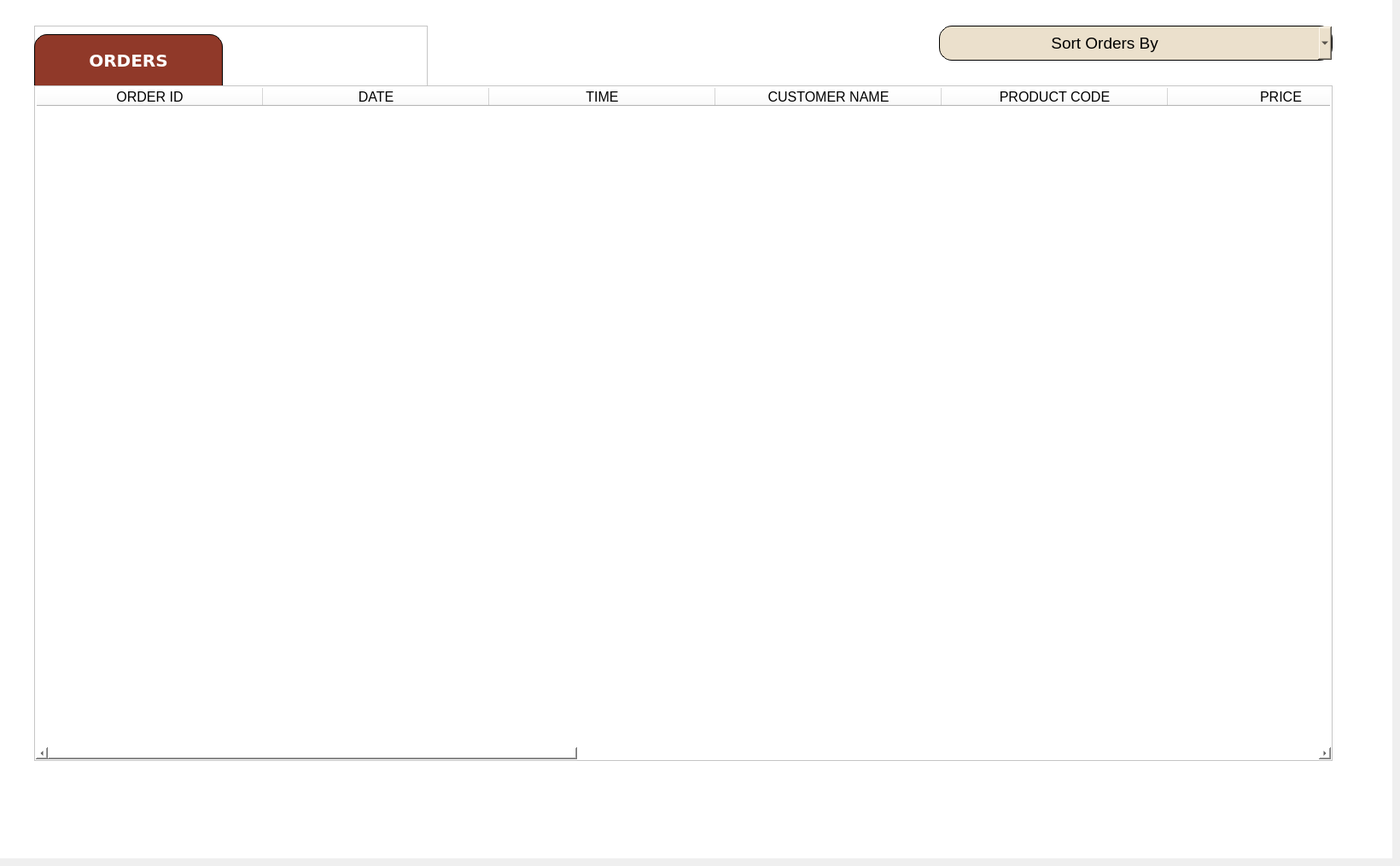
    <widget class="QWidget" name="Orders_page">
     <widget class="QWidget" name="orders_inview" native="true">
      <property name="geometry">
       <rect>
        <x>0</x>
        <y>0</y>
        <width>1631</width>
        <height>1005</height>
       </rect>
      </property>
      <property name="styleSheet">
       <string notr="true">background-color:#ffffff;</string>
      </property>
      <widget class="QFrame" name="frame_29">
       <property name="geometry">
        <rect>
         <x>40</x>
         <y>30</y>
         <width>461</width>
         <height>71</height>
        </rect>
       </property>
       <property name="frameShape">
        <enum>QFrame::StyledPanel</enum>
       </property>
       <property name="frameShadow">
        <enum>QFrame::Raised</enum>
       </property>
       <widget class="QLabel" name="label_5">
        <property name="geometry">
         <rect>
          <x>0</x>
          <y>10</y>
          <width>221</width>
          <height>61</height>
         </rect>
        </property>
        <property name="font">
         <font>
          <family>Verdana</family>
          <pointsize>15</pointsize>
          <weight>87</weight>
          <bold>true</bold>
         </font>
        </property>
        <property name="styleSheet">
         <string notr="true">
    background-color: #903929;
    color: white;
    font-weight: 700;
    border: 1px solid #000000; 
    padding: 10px;
    font-family: &quot;Verdana&quot;, sans-serif; 
    text-align: center;

    /* Only top corners curved */
    border-top-left-radius: 15px;
    border-top-right-radius: 15px;
    border-bottom-left-radius: 0px;
    border-bottom-right-radius: 0px;

</string>
        </property>
        <property name="text">
         <string>ORDERS</string>
        </property>
        <property name="alignment">
         <set>Qt::AlignCenter</set>
        </property>
       </widget>
      </widget>
      <widget class="QTableWidget" name="tableWidget_ORDERS">
       <property name="geometry">
        <rect>
         <x>40</x>
         <y>100</y>
         <width>1521</width>
         <height>791</height>
        </rect>
       </property>
       <property name="styleSheet">
        <string notr="true">padding: 1;</string>
       </property>
       <attribute name="horizontalHeaderDefaultSectionSize">
        <number>265</number>
       </attribute>
       <column>
        <property name="text">
         <string>ORDER ID</string>
        </property>
        <property name="font">
         <font>
          <pointsize>12</pointsize>
         </font>
        </property>
       </column>
       <column>
        <property name="text">
         <string>DATE</string>
        </property>
        <property name="font">
         <font>
          <pointsize>12</pointsize>
         </font>
        </property>
       </column>
       <column>
        <property name="text">
         <string>TIME</string>
        </property>
        <property name="font">
         <font>
          <pointsize>12</pointsize>
         </font>
        </property>
       </column>
       <column>
        <property name="text">
         <string>CUSTOMER NAME</string>
        </property>
        <property name="font">
         <font>
          <pointsize>12</pointsize>
         </font>
        </property>
       </column>
       <column>
        <property name="text">
         <string>PRODUCT CODE</string>
        </property>
        <property name="font">
         <font>
          <pointsize>12</pointsize>
         </font>
        </property>
       </column>
       <column>
        <property name="text">
         <string>PRICE</string>
        </property>
        <property name="font">
         <font>
          <pointsize>12</pointsize>
         </font>
        </property>
       </column>
       <column>
        <property name="text">
         <string>QUANTITY</string>
        </property>
        <property name="font">
         <font>
          <pointsize>12</pointsize>
         </font>
        </property>
       </column>
       <column>
        <property name="text">
         <string>BULK DISCOUNT</string>
        </property>
        <property name="font">
         <font>
          <pointsize>12</pointsize>
         </font>
        </property>
       </column>
       <column>
        <property name="text">
         <string>SERVICE ID</string>
        </property>
        <property name="font">
         <font>
          <pointsize>12</pointsize>
         </font>
        </property>
       </column>
       <column>
        <property name="text">
         <string>TOTAL AMOUNT</string>
        </property>
        <property name="font">
         <font>
          <pointsize>12</pointsize>
         </font>
        </property>
       </column>
       <column>
        <property name="text">
         <string>CUSTOMER ADDRESS</string>
        </property>
        <property name="font">
         <font>
          <pointsize>12</pointsize>
         </font>
        </property>
       </column>
       <column>
        <property name="text">
         <string>CUSTOMER CONTACT</string>
        </property>
        <property name="font">
         <font>
          <pointsize>12</pointsize>
         </font>
        </property>
       </column>
      </widget>
      <widget class="QComboBox" name="comboBox_SortORDERS_high_low">
       <property name="geometry">
        <rect>
         <x>1100</x>
         <y>30</y>
         <width>461</width>
         <height>41</height>
        </rect>
       </property>
       <property name="font">
        <font>
         <pointsize>14</pointsize>
        </font>
       </property>
       <property name="styleSheet">
        <string notr="true">    background-color: #ebe0cc;
    border-radius: 15px;
border: 1px solid #000000; 
text-align: center;</string>
       </property>
       <item>
        <property name="text">
         <string>                        Sort Orders By</string>
        </property>
       </item>
       <item>
        <property name="text">
         <string>  TOTAL AMOUNT (HIGHEST TO LOWEST)</string>
        </property>
       </item>
       <item>
        <property name="text">
         <string>  TOTAL AMOUNT (LOWEST TO HIGHEST)</string>
        </property>
       </item>
      </widget>
      <zorder>frame_29</zorder>
      <zorder>comboBox_SortORDERS_high_low</zorder>
      <zorder>tableWidget_ORDERS</zorder>
     </widget>
    </widget>
